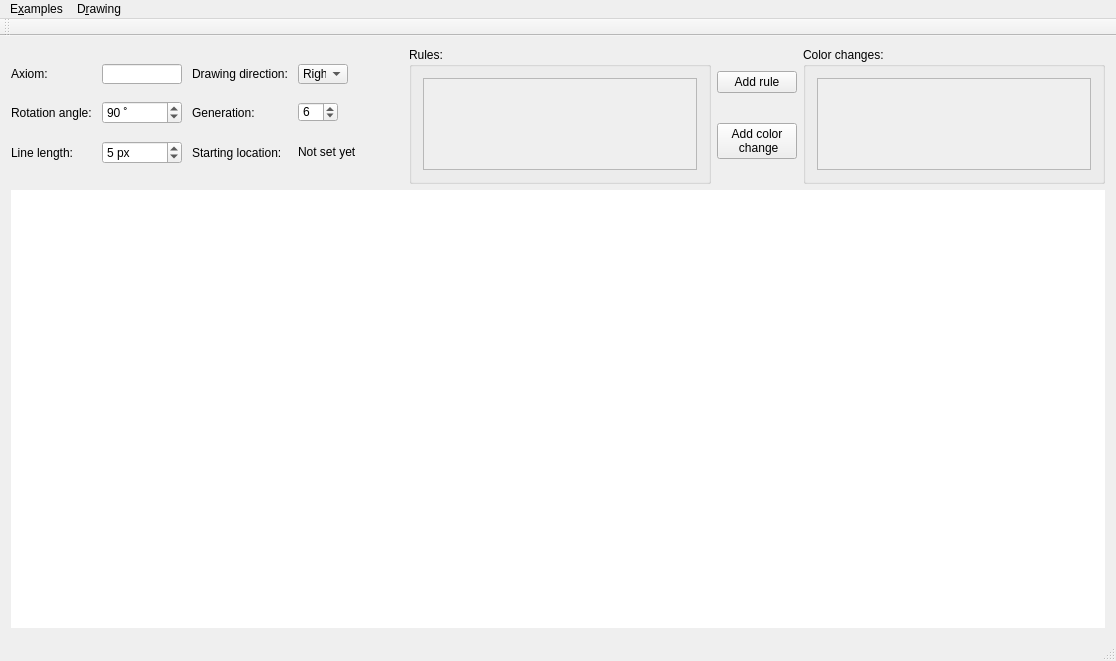
<?xml version="1.0" encoding="UTF-8"?>
<ui version="4.0">
 <class>MainWindow</class>
 <widget class="QMainWindow" name="MainWindow">
  <property name="geometry">
   <rect>
    <x>0</x>
    <y>0</y>
    <width>1116</width>
    <height>661</height>
   </rect>
  </property>
  <property name="windowTitle">
   <string>L-system</string>
  </property>
  <property name="windowIcon">
   <iconset resource="../resources/resources.qrc">
    <normaloff>:/icon.ico</normaloff>:/icon.ico</iconset>
  </property>
  <widget class="QWidget" name="centralWidget">
   <property name="sizePolicy">
    <sizepolicy hsizetype="Preferred" vsizetype="Preferred">
     <horstretch>0</horstretch>
     <verstretch>0</verstretch>
    </sizepolicy>
   </property>
   <property name="minimumSize">
    <size>
     <width>0</width>
     <height>0</height>
    </size>
   </property>
   <layout class="QGridLayout" name="gridLayout_2">
    <item row="1" column="2">
     <layout class="QVBoxLayout" name="verticalLayout">
      <item>
       <widget class="QPushButton" name="addRuleBtn">
        <property name="text">
         <string>Add rule</string>
        </property>
       </widget>
      </item>
      <item>
       <widget class="QPushButton" name="addColorChangeBtn">
        <property name="text">
         <string>Add color 
 change</string>
        </property>
       </widget>
      </item>
     </layout>
    </item>
    <item row="1" column="0">
     <layout class="QGridLayout" name="gridLayout" rowstretch="0,0,0" columnstretch="0,0,0,0,0">
      <property name="sizeConstraint">
       <enum>QLayout::SetDefaultConstraint</enum>
      </property>
      <property name="topMargin">
       <number>0</number>
      </property>
      <property name="bottomMargin">
       <number>0</number>
      </property>
      <property name="horizontalSpacing">
       <number>10</number>
      </property>
      <property name="verticalSpacing">
       <number>0</number>
      </property>
      <item row="2" column="3">
       <widget class="QLabel" name="startingLocationValLbl">
        <property name="sizePolicy">
         <sizepolicy hsizetype="Fixed" vsizetype="Fixed">
          <horstretch>0</horstretch>
          <verstretch>0</verstretch>
         </sizepolicy>
        </property>
        <property name="minimumSize">
         <size>
          <width>95</width>
          <height>20</height>
         </size>
        </property>
        <property name="maximumSize">
         <size>
          <width>95</width>
          <height>20</height>
         </size>
        </property>
        <property name="text">
         <string>Not set yet</string>
        </property>
       </widget>
      </item>
      <item row="2" column="1">
       <widget class="QSpinBox" name="lineLengthSpinBox">
        <property name="sizePolicy">
         <sizepolicy hsizetype="Minimum" vsizetype="Minimum">
          <horstretch>0</horstretch>
          <verstretch>0</verstretch>
         </sizepolicy>
        </property>
        <property name="suffix">
         <string> px</string>
        </property>
        <property name="maximum">
         <number>2000</number>
        </property>
        <property name="value">
         <number>5</number>
        </property>
       </widget>
      </item>
      <item row="2" column="2">
       <widget class="QLabel" name="startingLocationLbl">
        <property name="text">
         <string>Starting location:</string>
        </property>
       </widget>
      </item>
      <item row="2" column="0">
       <widget class="QLabel" name="lineLengthLbl">
        <property name="sizePolicy">
         <sizepolicy hsizetype="Preferred" vsizetype="Minimum">
          <horstretch>0</horstretch>
          <verstretch>0</verstretch>
         </sizepolicy>
        </property>
        <property name="text">
         <string>Line length:</string>
        </property>
       </widget>
      </item>
      <item row="1" column="1">
       <widget class="QSpinBox" name="rotationAngleSpinBox">
        <property name="sizePolicy">
         <sizepolicy hsizetype="Minimum" vsizetype="Minimum">
          <horstretch>0</horstretch>
          <verstretch>0</verstretch>
         </sizepolicy>
        </property>
        <property name="suffix">
         <string> ˚</string>
        </property>
        <property name="maximum">
         <number>360</number>
        </property>
        <property name="value">
         <number>90</number>
        </property>
       </widget>
      </item>
      <item row="1" column="0">
       <widget class="QLabel" name="rotationAngleLbl">
        <property name="sizePolicy">
         <sizepolicy hsizetype="Preferred" vsizetype="Minimum">
          <horstretch>0</horstretch>
          <verstretch>0</verstretch>
         </sizepolicy>
        </property>
        <property name="text">
         <string>Rotation angle:</string>
        </property>
       </widget>
      </item>
      <item row="0" column="3" colspan="2">
       <widget class="QComboBox" name="directionComboBox">
        <property name="sizePolicy">
         <sizepolicy hsizetype="Fixed" vsizetype="Fixed">
          <horstretch>0</horstretch>
          <verstretch>0</verstretch>
         </sizepolicy>
        </property>
        <property name="minimumSize">
         <size>
          <width>50</width>
          <height>20</height>
         </size>
        </property>
        <property name="maximumSize">
         <size>
          <width>50</width>
          <height>20</height>
         </size>
        </property>
        <item>
         <property name="text">
          <string>Right</string>
         </property>
        </item>
        <item>
         <property name="text">
          <string>Down</string>
         </property>
        </item>
        <item>
         <property name="text">
          <string>Left</string>
         </property>
        </item>
        <item>
         <property name="text">
          <string>Up</string>
         </property>
        </item>
       </widget>
      </item>
      <item row="0" column="1" alignment="Qt::AlignVCenter">
       <widget class="QLineEdit" name="axiomEdit">
        <property name="sizePolicy">
         <sizepolicy hsizetype="Preferred" vsizetype="Minimum">
          <horstretch>0</horstretch>
          <verstretch>0</verstretch>
         </sizepolicy>
        </property>
        <property name="minimumSize">
         <size>
          <width>80</width>
          <height>20</height>
         </size>
        </property>
        <property name="maximumSize">
         <size>
          <width>80</width>
          <height>20</height>
         </size>
        </property>
       </widget>
      </item>
      <item row="0" column="2">
       <widget class="QLabel" name="drawingDirectionLbl">
        <property name="sizePolicy">
         <sizepolicy hsizetype="Fixed" vsizetype="Minimum">
          <horstretch>0</horstretch>
          <verstretch>0</verstretch>
         </sizepolicy>
        </property>
        <property name="text">
         <string>Drawing direction:</string>
        </property>
       </widget>
      </item>
      <item row="1" column="2">
       <widget class="QLabel" name="generationLbl">
        <property name="text">
         <string>Generation:</string>
        </property>
       </widget>
      </item>
      <item row="0" column="0" alignment="Qt::AlignVCenter">
       <widget class="QLabel" name="axiomLbl">
        <property name="sizePolicy">
         <sizepolicy hsizetype="Preferred" vsizetype="Fixed">
          <horstretch>0</horstretch>
          <verstretch>0</verstretch>
         </sizepolicy>
        </property>
        <property name="text">
         <string>Axiom:</string>
        </property>
       </widget>
      </item>
      <item row="1" column="3" colspan="2">
       <widget class="QSpinBox" name="generationSpinBox">
        <property name="sizePolicy">
         <sizepolicy hsizetype="Fixed" vsizetype="Fixed">
          <horstretch>0</horstretch>
          <verstretch>0</verstretch>
         </sizepolicy>
        </property>
        <property name="minimumSize">
         <size>
          <width>40</width>
          <height>20</height>
         </size>
        </property>
        <property name="maximumSize">
         <size>
          <width>40</width>
          <height>20</height>
         </size>
        </property>
        <property name="value">
         <number>6</number>
        </property>
       </widget>
      </item>
     </layout>
    </item>
    <item row="1" column="3">
     <widget class="QGroupBox" name="colorChangesGroupBox">
      <property name="sizePolicy">
       <sizepolicy hsizetype="Preferred" vsizetype="Preferred">
        <horstretch>1</horstretch>
        <verstretch>0</verstretch>
       </sizepolicy>
      </property>
      <property name="title">
       <string>Color changes:</string>
      </property>
      <layout class="QVBoxLayout" name="verticalLayout_3">
       <item>
        <widget class="QScrollArea" name="colorChangesScrollArea">
         <property name="sizePolicy">
          <sizepolicy hsizetype="Preferred" vsizetype="Preferred">
           <horstretch>0</horstretch>
           <verstretch>0</verstretch>
          </sizepolicy>
         </property>
         <property name="minimumSize">
          <size>
           <width>0</width>
           <height>92</height>
          </size>
         </property>
         <property name="widgetResizable">
          <bool>true</bool>
         </property>
         <widget class="QWidget" name="colorChangesScrollAreaContents">
          <property name="geometry">
           <rect>
            <x>0</x>
            <y>0</y>
            <width>290</width>
            <height>90</height>
           </rect>
          </property>
          <layout class="QVBoxLayout" name="verticalLayout_5"/>
         </widget>
        </widget>
       </item>
      </layout>
     </widget>
    </item>
    <item row="2" column="0" colspan="4">
     <widget class="DrawingWidget" name="drawingWidget" native="true">
      <property name="sizePolicy">
       <sizepolicy hsizetype="Preferred" vsizetype="Expanding">
        <horstretch>0</horstretch>
        <verstretch>0</verstretch>
       </sizepolicy>
      </property>
      <property name="styleSheet">
       <string notr="true">background-color: white</string>
      </property>
     </widget>
    </item>
    <item row="1" column="1">
     <widget class="QGroupBox" name="rulesGroupBox">
      <property name="sizePolicy">
       <sizepolicy hsizetype="Preferred" vsizetype="Fixed">
        <horstretch>1</horstretch>
        <verstretch>0</verstretch>
       </sizepolicy>
      </property>
      <property name="title">
       <string>Rules:</string>
      </property>
      <layout class="QVBoxLayout" name="verticalLayout_2">
       <item>
        <widget class="QScrollArea" name="rulesScrollArea">
         <property name="sizePolicy">
          <sizepolicy hsizetype="Expanding" vsizetype="Preferred">
           <horstretch>0</horstretch>
           <verstretch>0</verstretch>
          </sizepolicy>
         </property>
         <property name="minimumSize">
          <size>
           <width>0</width>
           <height>92</height>
          </size>
         </property>
         <property name="widgetResizable">
          <bool>true</bool>
         </property>
         <widget class="QWidget" name="rulesScrollAreaContents">
          <property name="geometry">
           <rect>
            <x>0</x>
            <y>0</y>
            <width>291</width>
            <height>90</height>
           </rect>
          </property>
          <layout class="QVBoxLayout" name="verticalLayout_6"/>
         </widget>
        </widget>
       </item>
      </layout>
     </widget>
    </item>
   </layout>
  </widget>
  <widget class="QMenuBar" name="menuBar">
   <property name="geometry">
    <rect>
     <x>0</x>
     <y>0</y>
     <width>1116</width>
     <height>21</height>
    </rect>
   </property>
   <widget class="QMenu" name="menuExamples">
    <property name="title">
     <string>E&amp;xamples</string>
    </property>
    <addaction name="actionDragon_curve"/>
    <addaction name="actionFern"/>
    <addaction name="actionFlower"/>
    <addaction name="actionGosper_s_curve"/>
    <addaction name="actionIslands_and_lakes"/>
    <addaction name="actionLevy_C_curve"/>
    <addaction name="actionKoch_s_anti_snowflake"/>
    <addaction name="actionKoch_s_snowflake"/>
    <addaction name="actionQuadratic_Koch_s_island"/>
    <addaction name="actionMap"/>
    <addaction name="actionTree"/>
   </widget>
   <widget class="QMenu" name="menuDrawing">
    <property name="title">
     <string>D&amp;rawing</string>
    </property>
    <addaction name="actionRender"/>
    <addaction name="actionClear"/>
    <addaction name="actionCross_visibility"/>
   </widget>
   <addaction name="menuExamples"/>
   <addaction name="menuDrawing"/>
  </widget>
  <widget class="QToolBar" name="mainToolBar">
   <attribute name="toolBarArea">
    <enum>TopToolBarArea</enum>
   </attribute>
   <attribute name="toolBarBreak">
    <bool>false</bool>
   </attribute>
  </widget>
  <widget class="QStatusBar" name="statusBar"/>
  <action name="actionTree">
   <property name="text">
    <string>&amp;Tree</string>
   </property>
   <property name="shortcut">
    <string extracomment="F11">F11</string>
   </property>
  </action>
  <action name="actionBinary_tree">
   <property name="text">
    <string>&amp;Binary tree</string>
   </property>
  </action>
  <action name="actionFlower">
   <property name="text">
    <string>Fl&amp;ower</string>
   </property>
   <property name="shortcut">
    <string extracomment="F3">F3</string>
   </property>
  </action>
  <action name="actionFern">
   <property name="text">
    <string>&amp;Fern</string>
   </property>
   <property name="shortcut">
    <string extracomment="F2">F2</string>
   </property>
  </action>
  <action name="actionKoch_s_snowflake">
   <property name="text">
    <string>Koch'&amp;s snowflake</string>
   </property>
   <property name="shortcut">
    <string extracomment="F8">F8</string>
   </property>
  </action>
  <action name="actionQuadratic_Koch_s_island">
   <property name="text">
    <string>&amp;Quadratic Koch's island</string>
   </property>
   <property name="shortcut">
    <string extracomment="F9">F9</string>
   </property>
  </action>
  <action name="actionIslands_and_lakes">
   <property name="text">
    <string>&amp;Islands and lakes</string>
   </property>
   <property name="shortcut">
    <string extracomment="F5">F5</string>
   </property>
  </action>
  <action name="actionMap">
   <property name="text">
    <string>&amp;Map</string>
   </property>
   <property name="shortcut">
    <string extracomment="F10">F10</string>
   </property>
  </action>
  <action name="actionBroken_window">
   <property name="text">
    <string>Broken &amp;window</string>
   </property>
  </action>
  <action name="actionLevy_C_curve">
   <property name="text">
    <string>&amp;Lévy C curve</string>
   </property>
   <property name="shortcut">
    <string extracomment="F6">F6</string>
   </property>
  </action>
  <action name="actionDragon_curve">
   <property name="text">
    <string>&amp;Dragon curve</string>
   </property>
   <property name="shortcut">
    <string extracomment="F1">F1</string>
   </property>
  </action>
  <action name="actionRender">
   <property name="text">
    <string>&amp;Render</string>
   </property>
   <property name="shortcut">
    <string extracomment="Enter">Enter</string>
   </property>
  </action>
  <action name="actionClear">
   <property name="text">
    <string>&amp;Clear</string>
   </property>
   <property name="statusTip">
    <string/>
   </property>
   <property name="shortcut">
    <string extracomment="Esc">Esc</string>
   </property>
  </action>
  <action name="actionCross_visibility">
   <property name="checkable">
    <bool>true</bool>
   </property>
   <property name="checked">
    <bool>true</bool>
   </property>
   <property name="text">
    <string>Cross</string>
   </property>
   <property name="shortcut">
    <string extracomment="F12">F12</string>
   </property>
  </action>
  <action name="actionKoch_s_anti_snowflake">
   <property name="text">
    <string>Koch's anti-snowflake</string>
   </property>
   <property name="shortcut">
    <string extracomment="F7">F7</string>
   </property>
  </action>
  <action name="actionGosper_s_curve">
   <property name="text">
    <string>Gosper's curve</string>
   </property>
   <property name="shortcut">
    <string extracomment="F4">F4</string>
   </property>
  </action>
 </widget>
 <layoutdefault spacing="6" margin="11"/>
 <customwidgets>
  <customwidget>
   <class>DrawingWidget</class>
   <extends>QWidget</extends>
   <header>drawingwidget.hpp</header>
   <container>1</container>
  </customwidget>
 </customwidgets>
 <tabstops>
  <tabstop>axiomEdit</tabstop>
  <tabstop>rotationAngleSpinBox</tabstop>
  <tabstop>lineLengthSpinBox</tabstop>
  <tabstop>directionComboBox</tabstop>
  <tabstop>generationSpinBox</tabstop>
  <tabstop>rulesScrollArea</tabstop>
  <tabstop>addRuleBtn</tabstop>
  <tabstop>addColorChangeBtn</tabstop>
  <tabstop>colorChangesScrollArea</tabstop>
 </tabstops>
 <resources>
  <include location="../resources/resources.qrc"/>
 </resources>
 <connections/>
 <slots>
  <slot>menuRenderClicked()</slot>
 </slots>
</ui>
